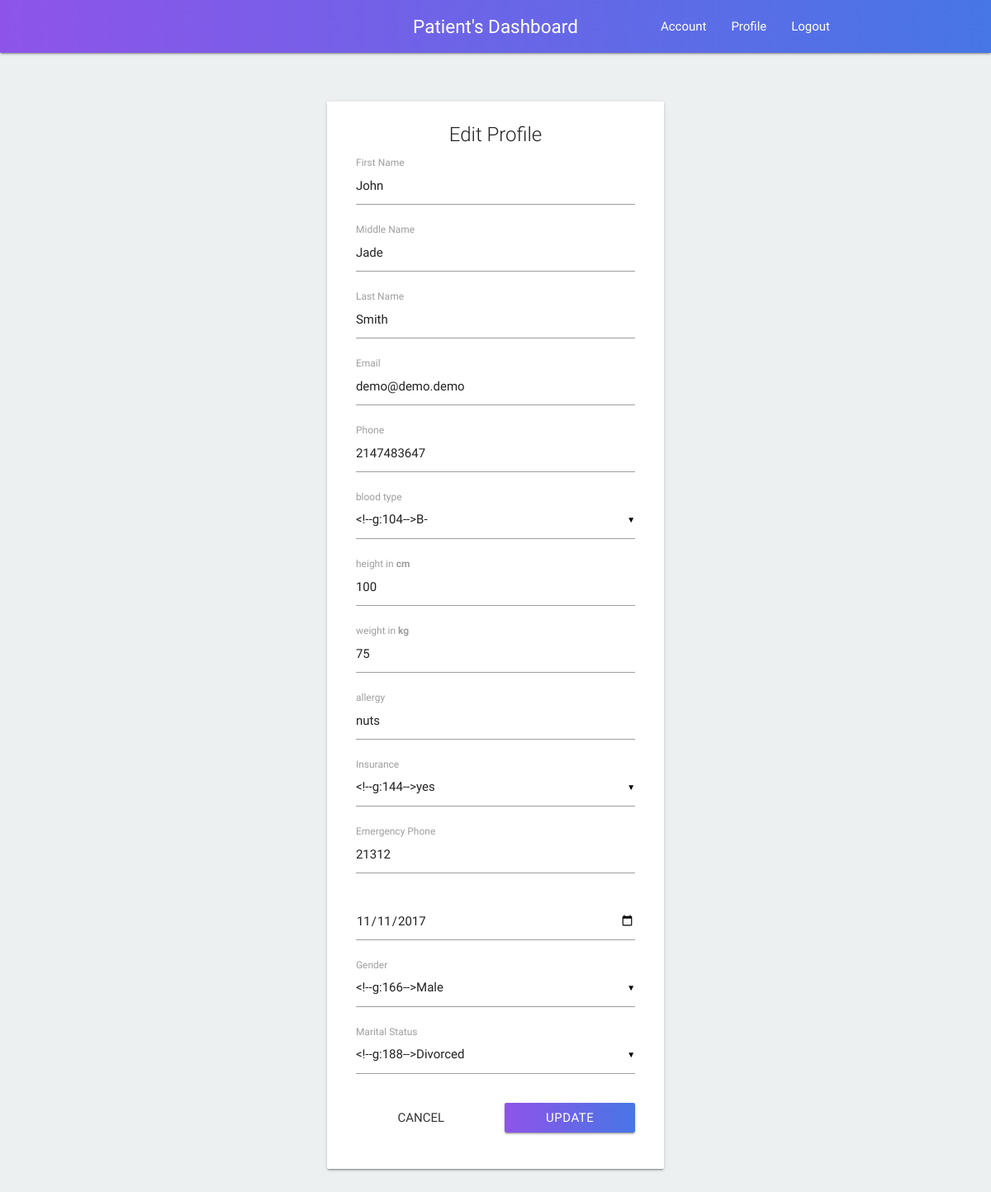
The page /pat_profile.php (signed in) on the database its author committed.
### tables this page shows
CREATE TABLE `patient_record` (
  `r_id` int(255) NOT NULL,
  `p_id` int(255) NOT NULL,
  `first_name` varchar(200) NOT NULL,
  `middle_name` varchar(200) DEFAULT NULL,
  `last_name` varchar(200) NOT NULL,
  `gender` varchar(100) NOT NULL,
  `dob` varchar(100) NOT NULL,
  `blood_group` varchar(100) NOT NULL,
  `height` int(255) NOT NULL,
  `weight` int(255) NOT NULL,
  `allergy` varchar(400) NOT NULL,
  `insurance` varchar(50) NOT NULL,
  `address` varchar(500) NOT NULL,
  `city` varchar(200) NOT NULL,
  `state` varchar(200) NOT NULL,
  `nationality` varchar(200) NOT NULL,
  `pincode` int(20) NOT NULL,
  `marital_status` varchar(200) NOT NULL,
  `phone` int(20) NOT NULL,
  `email` varchar(200) NOT NULL,
  `emergency-contact` int(20) NOT NULL
);

### pat_profile.php (the view, shortened to what this page needs)
<?php
include_once("config.php");
include_once("nav.php");
?>
<div class="container">
    <div class="row" style="margin-top: 1%;">
        <?php
        $p_id = $_SESSION['id'];
        $res_profile = mysqli_query($mysqli, "SELECT * FROM `patient_record` WHERE `p_id` LIKE '" . $p_id . "'");
        $patient = mysqli_fetch_array($res_profile)
        ?>
        <?php
        if (mysqli_num_rows($res_profile) > 0) {
            ?>
            <div class="col s12 m6 offset-m3" style="margin-top: 5%">
                <div class="card hoverable" id="login">
                    <div class="card-content">
                        <span class="card-title center-align">Edit Profile</span>
                        <div class="row">
                            <form class="col s12" action="pat_profile_edit.php" method="post">
                                <div class="input-field col s12">
                                    <input id="first_name" type="text" name="f_name" value="<?php echo $patient['first_name']?>">
                                    <label for="first_name">First Name</label>
                                </div>
                                <div class="input-field col s12">
                                    <input id="first_name" type="text" name="m_name" value="<?php echo $patient['middle_name']?>">
                                    <label for="first_name">Middle Name</label>
                                </div>
                                <div class="input-field col s12">
                                    <input id="last_name" type="text" name="l_name" value="<?php echo $patient['last_name']?>">
                                    <label for="last_name">Last Name</label>
                                </div>
                                <div class="input-field col s12">
                                    <input id="email" type="email" name="email" value="<?php echo $patient['email']?>">
                                    <label for="email">Email</label>
                                </div>
                                <div class="input-field col s12">
                                    <input id="phone" type="number" name="phone" value="<?php echo $patient['phone']?>">
                                    <label for="phone">Phone</label>
                                </div>
                                <div class="input-field col s12">
                                    <label>blood type</label>
                                </div>
                                <div class="input-field col s12">
                                    <input id="height" type="number" name="height" value="<?php echo $patient['height']?>">
                                    <label for="height">height in <b>cm</b></label>
                                </div>
                                <div class="input-field col s12">
                                    <input id="weight" type="number" name="weight" value="<?php echo $patient['weight']?>">
                                    <label for="weight">weight in <b>kg</b></label>
                                </div>
                                <div class="input-field col s12">
                                    <input id="allergy" type="text" name="allergy" value="<?php echo $patient['allergy']?>">
                                    <label for="allergy">allergy</label>
                                </div>
                                <div class="input-field col s12">
                                    <label>Insurance</label>
                                </div>
                                <div class="input-field col s12">
                                    <input id="emergency-phone" type="number" name="emergency-phone" value="<?php echo $patient['emergency-contact']?>">
                                    <label for="emergency-phone">Emergency Phone</label>
                                </div>
                                <div class="input-field col s12">
                                    <input type="date" name="dob" value="<?php echo $patient['dob']?>">
                                </div>
                                <div class="input-field col s12">
                                    <label>Gender</label>
                                </div>
                                <div class="input-field col s12">
                                    <label>Marital Status </label>
                                </div>
                                <div class="input-field col s6 center">
                                    <a href="./pat_dash.php" class="waves-effect waves-light btn-flat">Cancel</a>
                                </div>
                                <div class="input-field col s6">
                                    <input class="btn col s12 c-gradient" type="submit"
                                           name="Submit" value="Update">
                                </div>
                            </form>
                        </div>
                    </div>
                </div>
            </div>
            <?php
        }
        ?>
    </div>
</div>
<?php
include_once("footer.php");
?>

### css/style.css (style rules this page uses)
.c-gradient { background: #4776E6; background: -webkit-linear-gradient(to right, #8E54E9, #4776E6); background: linear-gradient(to right, #8E54E9, #4776E6); }
body { background-color: #ecf0f1; scrollbar-face-color: #000000; scrollbar-track-color: #F5F5F5; }

### rows shown on the page
patient_record: f_name "John", m_name "Jade", l_name "Smith", email "demo@demo.demo", phone "2147483647", height "100", weight "75", allergy "nuts", emergency-phone "21312", dob "11/11/2017"

### other values the page prints
$_SESSION['desig'] "Patient"
